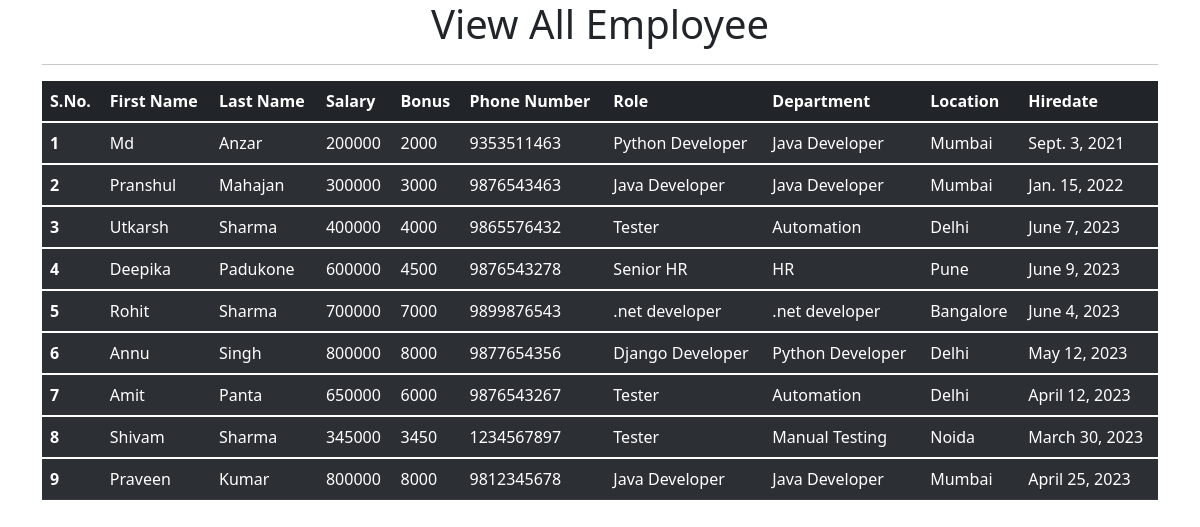
The app's page /all_emp with its own data.
### emp_app/models.py (models this page shows, shortened)
class Employees(models.Model):
    first_name = models.CharField(max_length=100,null=False)
    last_name = models.CharField(max_length=100)
    dept = models.ForeignKey(Department,on_delete=models.CASCADE)
    salary = models.IntegerField(default=0)
    bonus = models.IntegerField(default=8)
    role = models.ForeignKey(Role,on_delete=models.CASCADE)
    phone = models.IntegerField(default=0)
    hire_date = models.DateField()
    def __str__(self):  # sourcery skip: replace-interpolation-with-fstring
        return "%s %s %s" %(self.first_name,self.last_name,self.phone)

class Role(models.Model):
    name = models.CharField(max_length=100,null=False)

class Department(models.Model):
    name = models.CharField(max_length=100,null=False)
    location = models.CharField(max_length=100)

### emp_app/views.py (the view)
# urls.py: path('all_emp',views.all_emp,name='all_emp'),
def all_emp(request):
    emps = Employees.objects.all()
    context = {
        'emps':emps
    }
    print(context)
    return render(request,'view_all_emp.html',context)

### templates/view_all_emp.html (shortened to what this page needs)
<!doctype html>
<html lang="en">
  <head>
    <link href="https://cdn.jsdelivr.net/npm/bootstrap@5.1.3/dist/css/bootstrap.min.css" rel="stylesheet">
  </head>
  <body>
    <div class="container">
        <h1 class="text-center">View All Employee</h1>
      <hr>
      <table class="table table-dark table-striped my-3">
        <thead>
          <tr>
            <th scope="col">S.No.</th>
            <th scope="col">First Name</th>
            <th scope="col">Last Name</th>
            <th scope="col">Salary</th>
            <th scope="col">Bonus</th>
            <th scope="col">Phone Number</th>
            <th scope="col">Role</th>
            <th scope="col">Department</th>
            <th scope="col">Location</th>
            <th scope="col">Hiredate</th>
          </tr>
        </thead>
          {% for emp in emps %}
        <tbody>
          <tr>
            <th scope="row">{{emp.id}}</th>
            <td>{{emp.first_name}}</td>
            <td>{{emp.last_name}}</td>
            <td>{{emp.salary}}</td>
            <td>{{emp.bonus}}</td>
            <td>{{emp.phone}}</td>
            <td>{{emp.role.name}}</td>
            <td>{{emp.dept.name}}</td>
            <td>{{emp.dept.location}}</td>
            <td>{{emp.hire_date}}</td>
          </tr>
        </tbody>
          {% endfor %}
      </table>
    </div>
  </body>
</html>

### records on screen
Employees: id "1", first_name "Md", last_name "Anzar", salary "200000", bonus "2000", phone "9353511463", role.name "Python Developer", dept.name "Java Developer", dept.location "Mumbai", hire_date "Sept. 3, 2021"
Employees: id "2", first_name "Pranshul", last_name "Mahajan", salary "300000", bonus "3000", phone "9876543463", role.name "Java Developer", dept.name "Java Developer", dept.location "Mumbai", hire_date "Jan. 15, 2022"
Employees: id "3", first_name "Utkarsh", last_name "Sharma", salary "400000", bonus "4000", phone "9865576432", role.name "Tester", dept.name "Automation", dept.location "Delhi", hire_date "June 7, 2023"
Employees: id "4", first_name "Deepika", last_name "Padukone", salary "600000", bonus "4500", phone "9876543278", role.name "Senior HR", dept.name "HR", dept.location "Pune", hire_date "June 9, 2023"
Employees: id "5", first_name "Rohit", last_name "Sharma", salary "700000", bonus "7000", phone "9899876543", role.name ".net developer", dept.name ".net developer", dept.location "Bangalore", hire_date "June 4, 2023"
Employees: id "6", first_name "Annu", last_name "Singh", salary "800000", bonus "8000", phone "9877654356", role.name "Django Developer", dept.name "Python Developer", dept.location "Delhi", hire_date "May 12, 2023"
Employees: id "7", first_name "Amit", last_name "Panta", salary "650000", bonus "6000", phone "9876543267", role.name "Tester", dept.name "Automation", dept.location "Delhi", hire_date "April 12, 2023"
Employees: id "8", first_name "Shivam", last_name "Sharma", salary "345000", bonus "3450", phone "1234567897", role.name "Tester", dept.name "Manual Testing", dept.location "Noida", hire_date "March 30, 2023"
Employees: id "9", first_name "Praveen", last_name "Kumar", salary "800000", bonus "8000", phone "9812345678", role.name "Java Developer", dept.name "Java Developer", dept.location "Mumbai", hire_date "April 25, 2023"
